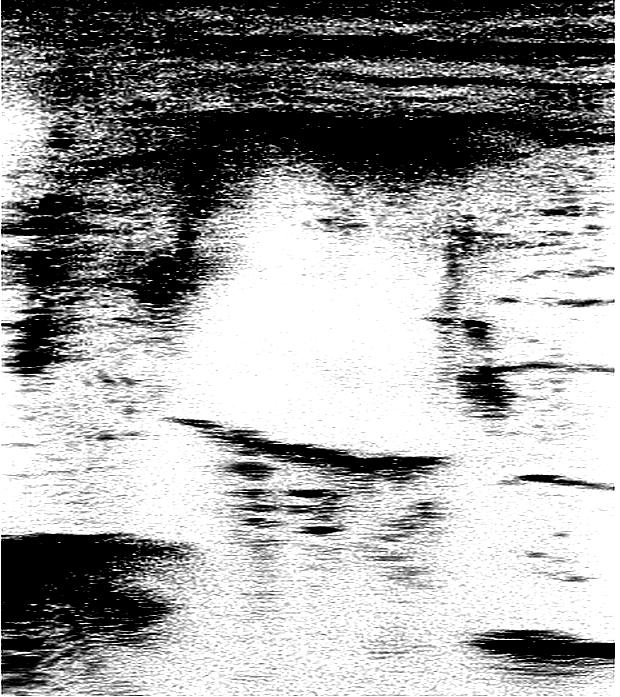
%> input picture SeromaSegmentation/testimage.jpg, 620 x 697 px
$ octave --eval "result = Preprocess(imread('testimage.jpg'));"   (GNU Octave 9; MATLAB toolbox functions it lacks are replaced by stand-ins)
%> lines starting %> are read from the running program, lines starting %| are printed output that depends on the picture
function O = Preprocess(I)
%%% OUTDATED %%%

%preprocess image for contouring

%I = rgb2gray(I); %uncomment for non-greyscaled images
I = imsharpen(I);

%two imadjust() to first highlight more sections then to get rid of excess
I = imadjust(I, [0.01 0.6], []); %get rid of specks
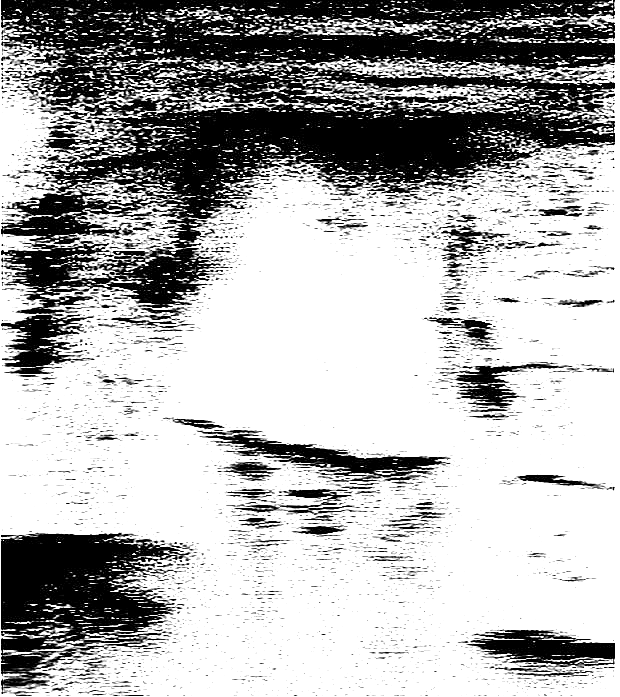
%> I: size 697x620 uint8; min 0, max 255, mean 175
I = imadjust(I, [0.025 0.4], []); %brighten remaining
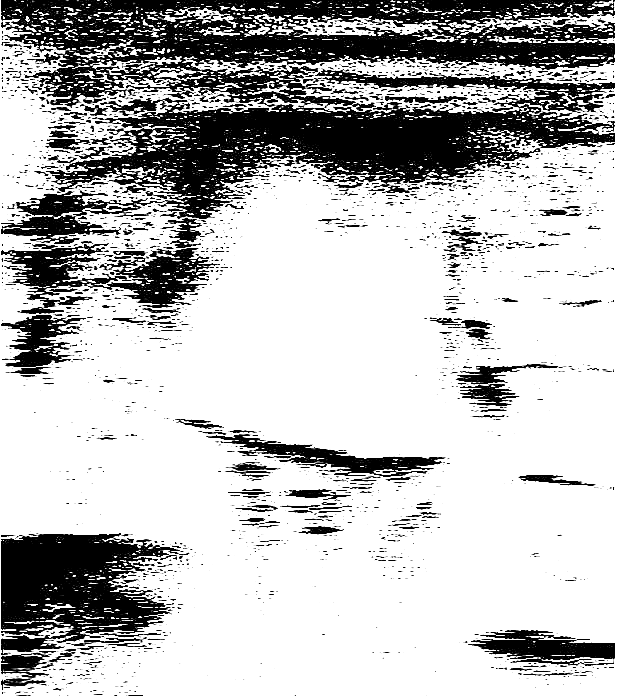
%> I: size 697x620 uint8; min 0, max 255, mean 187


%two blurring methods
% I = imgaussfilt(I, 1.5);

%https://www.mathworks.com/matlabcentral/answers/305707-mean-of-neighbor-pixel
% k=[1 1 1; 1 0 1; 1 1 1]/800;
% I = conv2(double(I),k,'same');


O = I;

end
